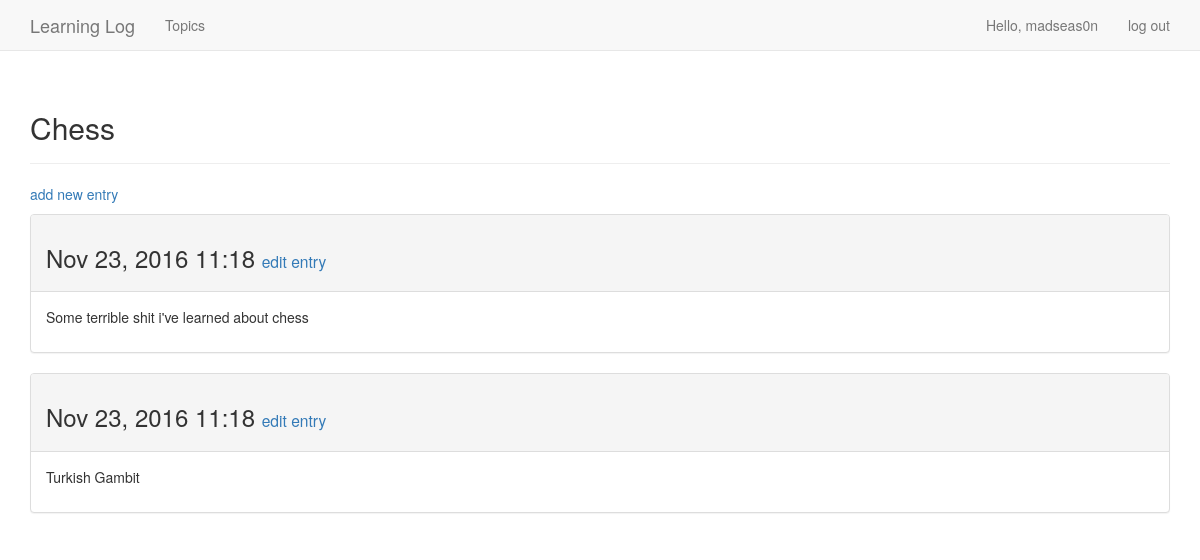
The page /topics/1/ (signed in) on the database its author committed.
### learning_logs/models.py (models this page shows, shortened)
class Topic(models.Model):
    text = models.CharField(max_length=200)
    date_added = models.DateTimeField(auto_now_add=True)
    owner = models.ForeignKey(User)
    def __str__(self):
        return self.text

class Entry(models.Model):
    topic = models.ForeignKey(Topic)
    text = models.TextField()
    date_added = models.DateTimeField(auto_now_add=True)
    class Meta:
        verbose_name_plural = 'entries'

### learning_logs/views.py (the view)
# urls.py: url(r'^topics/(?P<topic_id>\d+)/$', views.topic, name='topic'),
@login_required
def topic(request, topic_id):
    topic = Topic.objects.get(id=topic_id)
    if topic.owner != request.user:
        raise Http404
    entries = topic.entry_set.order_by('-date_added')
    context = {'topic': topic, 'entries': entries}
    return render(request, 'learning_logs/topic.html', context)

### learning_logs/templates/learning_logs/topic.html
{% extends 'learning_logs/base.html' %}
{% block header %}
<h2>{{ topic }}</h2>
{% endblock header %}
{% block content %}
        <p>
        <a href="#">add new entry</a>
        </p>
{% for entry in entries %}
<div class="panel panel-default">
    <div class="panel-heading">
        <h3>
            {{ entry.date_added|date:'M d, Y H:i' }}
            <small>
               <a href="#">
            edit entry</a>
            </small>
        </h3>
    </div>
    <div class="panel-body">
        {{ entry.text|linebreaks }}
    </div>
</div>
{% empty %}
There are no entries for this topic yet.
{% endfor %}
{% endblock content %}

### learning_logs/templates/learning_logs/base.html (shortened to what this page needs)
{% load bootstrap3 %}
<!DOCTYPE html>
<html lang="en">
<head>
    {% bootstrap_css %}
</head>
<body>
    <nav class="navbar navbar-default navbar-static-top">
        <div class="container">
            <div class="navbar-header">
                <a class="navbar-brand" href="{% url 'learning_logs:index' %}">Learning Log</a>
            </div>
            <div id="navbar" class="navbar-collapse collapse">
                <ul class="nav navbar-nav">
                    <li>
                        <a href="{% url 'learning_logs:topics' %}">Topics</a>
                    </li>
                </ul>
                <ul class="nav navbar-nav navbar-right">
                    {% if user.is_authenticated %}
                        <li><a>Hello, {{ user.username }}</a></li>
                        <li><a href="{% url 'users:logout' %}">log out</a> </li>
                    {% else %}
                        <li><a href="{% url 'users:register' %}">register</a></li>
                        <li><a href="{% url 'users:login' %}">log in</a></li>
                    {% endif %}
                </ul>
            </div>
        </div>
    </nav>
    <div class="container">
        <div class="page-header">
            {% block header %}{% endblock header %}
        </div>
        <div>
            {% block content %}{% endblock content %}
        </div>
    </div>
</body>
</html>

### rows shown on the page
Topic: text "Chess"
Entry: date_added "Nov 23, 2016 11:18", text "Some terrible shit i've learned about chess"
Entry: date_added "Nov 23, 2016 11:18", text "Turkish Gambit"

### other values the page prints
{{ user.username }} "madseas0n"
